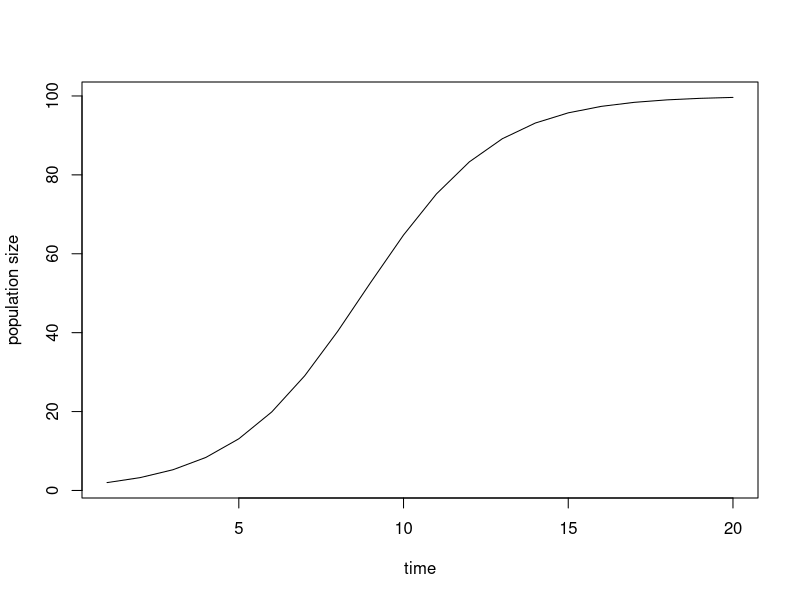
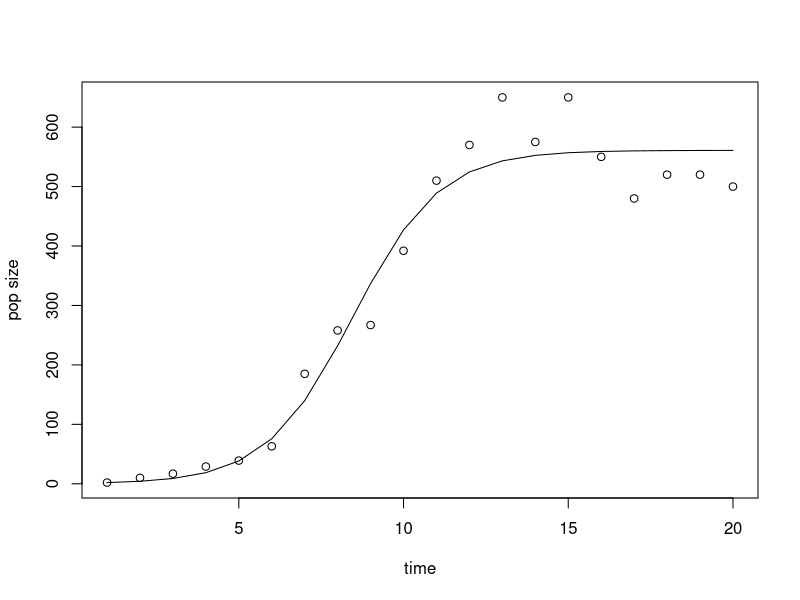

These charts were generated, in order, by the following R code:
# goals for today:
# - learn continuous-time integration
# - fit a model to data

rm(list=ls()) # clear everything

# we'll need the deSolve package: install from install packages, then load the package
library(deSolve)

# function to pass to lsoda:
# has to take in time, state variable(s), and parameter vector
# has to return state varaiable dynamics (function you're integrating)
logInt = function(t, n ,parms) {
  with(as.list(parms),{
    dn = r*n*(1-n/K) # logistic dn/dt
    return(list(dn)) # returns dn/dt as a list
  })
}

# function to minimize to get best fit to data: least squares
logIntMin = function(parms) {
  out = as.data.frame(lsoda(n0,times,logInt,parms)) # run logistic with current guess
  mse = mean((out$n-nTrue)^2)# calculate square differences
  return(mse) # return value we want minimized by optim
}

# parameters
r = 0.5 # intrinsic growth rate
K = 100 # carrying capacity
parms = c(r=r, K=K) # named vector of parameters
tf = 20 # end time
times=1:tf # vector of times to run over
n0 = c(n=2) # initial population size, have n= label means the output of lsoda will label population size as n

# run model
# use lsoda: inputs are:
# 1. initial conditions
# 2. time vector to run over
# 3. function to integrate
# 4. parameter vector
# as.data.frame puts the output in the format of a data frame
out = as.data.frame(lsoda(n0,times,logInt,parms))

# plot output
plot(out$time,out$n, type="l",xlab="time",ylab="population size")

# fit to data
nTrue = as.matrix(read.table("paramecium1.txt"))
colnames(nTrue)=NULL # takes out default column names from read.table
n0 = c(n=nTrue[1]) # pull first entry for initial population size
times = 1:length(nTrue)
# guesses for r and K
rguess = 1 # guess for growth rate
Kguess = 500 # guess for carrying capacity
parms0 = c(r=rguess,K=Kguess) # initial parameters vector

# find fit using optim
optimOut = optim(parms0,logIntMin)
# run function with best guess parameters
parms = optimOut$par
nSim = as.data.frame(lsoda(n0,times,logInt,parms))

# plot results
plot(times,nTrue,type="p",xlab="time",ylab="pop size")
lines(times,nSim$n)
